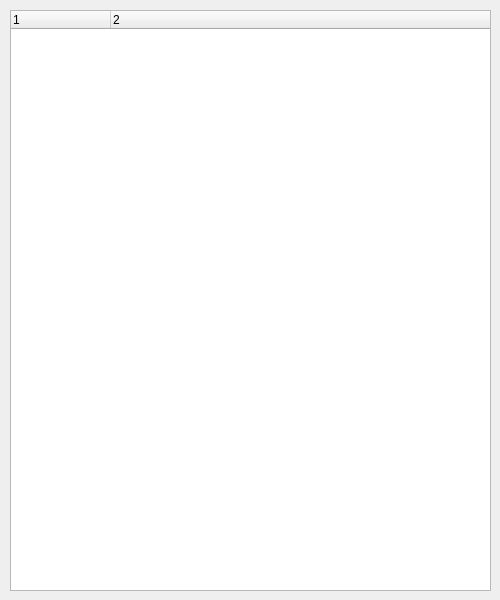
<?xml version="1.0" encoding="UTF-8"?>
<ui version="4.0">
 <class>dlgDemo26</class>
 <widget class="QDialog" name="dlgDemo26">
  <property name="geometry">
   <rect>
    <x>0</x>
    <y>0</y>
    <width>500</width>
    <height>600</height>
   </rect>
  </property>
  <property name="windowTitle">
   <string>Lista de Productos x Categorias usando QTreeWidget</string>
  </property>
  <widget class="QTreeWidget" name="twCategoriaProducto">
   <property name="geometry">
    <rect>
     <x>10</x>
     <y>10</y>
     <width>481</width>
     <height>581</height>
    </rect>
   </property>
   <property name="columnCount">
    <number>2</number>
   </property>
   <column>
    <property name="text">
     <string notr="true">1</string>
    </property>
   </column>
   <column>
    <property name="text">
     <string notr="true">2</string>
    </property>
   </column>
  </widget>
 </widget>
 <resources/>
 <connections/>
</ui>
